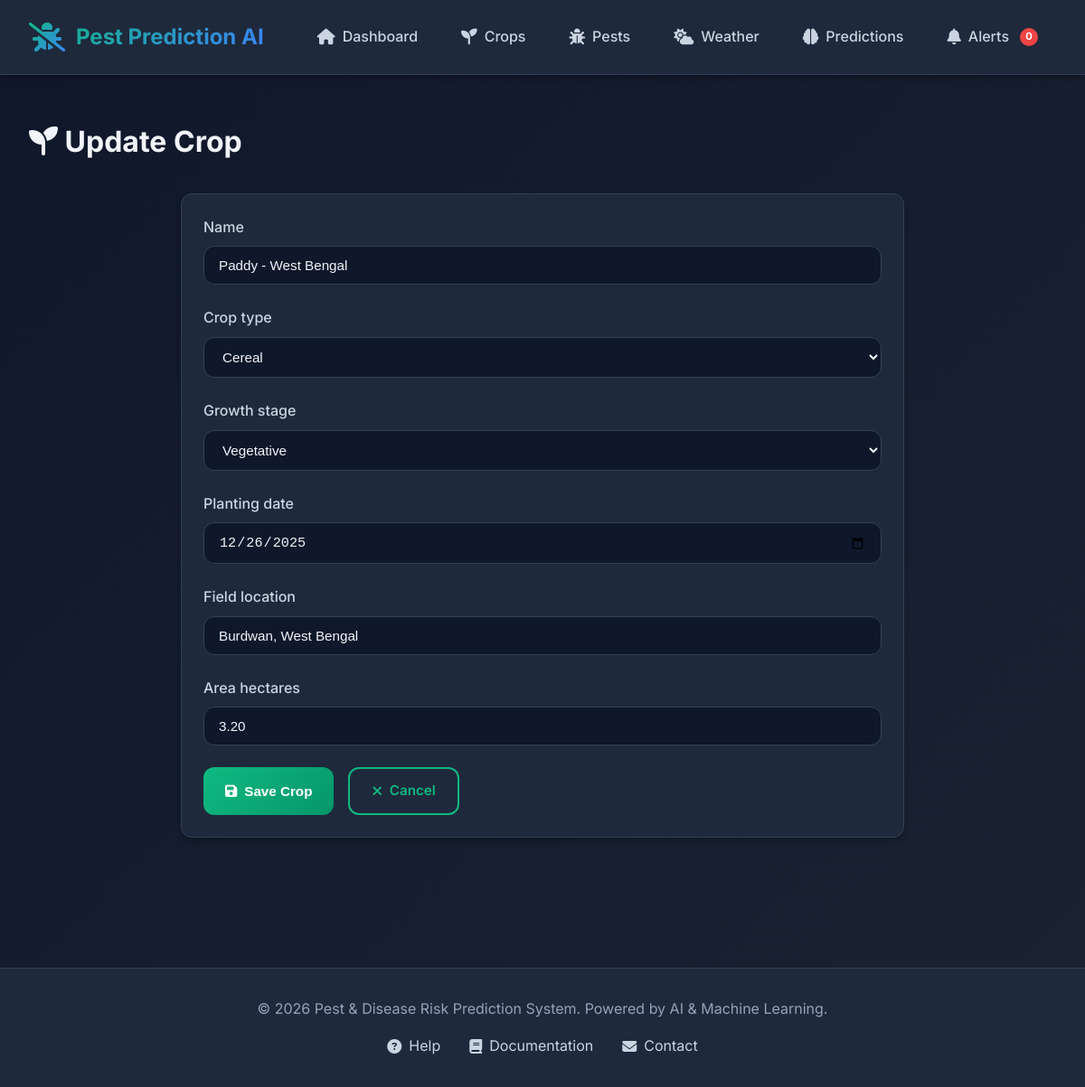
/crops/14/update/, run on the app's committed database.
### crops/models.py (models this page shows, shortened)
class Crop(models.Model):
    CROP_TYPES = [
        ('CEREAL', 'Cereal'),
        ('VEGETABLE', 'Vegetable'),
        ('FRUIT', 'Fruit'),
        ('LEGUME', 'Legume'),
        ('OILSEED', 'Oilseed'),
        ('OTHER', 'Other'),
    ]
    GROWTH_STAGES = [
        ('SEEDLING', 'Seedling'),
        ('VEGETATIVE', 'Vegetative'),
        ('FLOWERING', 'Flowering'),
        ('FRUITING', 'Fruiting'),
        ('MATURITY', 'Maturity'),
        ('HARVEST', 'Harvest'),
    ]
    name = models.CharField(max_length=100)
    crop_type = models.CharField(max_length=20, choices=CROP_TYPES)
    growth_stage = models.CharField(max_length=20, choices=GROWTH_STAGES)
    planting_date = models.DateField()
    field_location = models.CharField(max_length=200)
    area_hectares = models.DecimalField(max_digits=10, decimal_places=2, default=0)
    created_at = models.DateTimeField(auto_now_add=True)
    updated_at = models.DateTimeField(auto_now=True)
    class Meta:
        ordering = ['-planting_date']

### crops/views.py (the view)
# urls.py: path('crops/<int:pk>/update/', views.crop_update, name='crop_update'),
def crop_update(request, pk):
    crop = get_object_or_404(Crop, pk=pk)
    if request.method == 'POST':
        form = CropForm(request.POST, instance=crop)
        if form.is_valid():
            form.save()
            messages.success(request, f'Crop "{crop.name}" updated successfully!')
            return redirect('crops:crop_detail', pk=crop.pk)
    else:
        form = CropForm(instance=crop)
    return render(request, 'crops/crop_form.html', {'form': form, 'action': 'Update', 'crop': crop})

### crops/forms.py
class CropForm(forms.ModelForm):
    class Meta:
        model = Crop
        fields = ['name', 'crop_type', 'growth_stage', 'planting_date', 'field_location', 'area_hectares']
        widgets = {
            'name': forms.TextInput(attrs={'class': 'form-control', 'placeholder': 'e.g., Rice Field A'}),
            'crop_type': forms.Select(attrs={'class': 'form-control'}),
            'growth_stage': forms.Select(attrs={'class': 'form-control'}),
            'planting_date': forms.DateInput(attrs={'class': 'form-control', 'type': 'date'}),
            'field_location': forms.TextInput(attrs={'class': 'form-control', 'placeholder': 'e.g., North Field Block 1'}),
            'area_hectares': forms.NumberInput(attrs={'class': 'form-control', 'placeholder': 'Area in hectares'}),
        }

### templates/crops/crop_form.html (shortened to what this page needs)
{% extends 'base.html' %}
{% block content %}
<div class="crop-form-page">
    <h1><i class="fas fa-seedling"></i> {{ action }} Crop</h1>
    <div class="card" style="max-width: 800px; margin: 2rem auto;">
        <div class="card-body">
            <form method="post">
                {% for field in form %}
                    <div class="form-group">
                        <label class="form-label">{{ field.label }}</label>
                        {{ field }}
                    </div>
                {% endfor %}
                <div class="flex gap-2 mt-3">
                    <button type="submit" class="btn btn-primary">
                        <i class="fas fa-save"></i> Save Crop
                    </button>
                    <a href="{% url 'crops:crop_list' %}" class="btn btn-outline">
                        <i class="fas fa-times"></i> Cancel
                    </a>
                </div>
            </form>
        </div>
    </div>
</div>
{% endblock %}

### static/css/style.css (style rules this page uses)
:root { --primary-color: #10b981; --primary-dark: #059669; --secondary-color: #3b82f6; --danger-color: #ef4444; --warning-color: #f59e0b; --success-color: #10b981; --info-color: #3b82f6; --bg-primary: #0f172a; --bg-secondary: #1e293b; --bg-card: #1e293b; --bg-hover: #334155; --text-primary: #f1f5f9; --text-secondary: #cbd5e1; --text-muted: #94a3b8; --border-color: #334155; --shadow: 0 4px 6px -1px rgba(0, 0, 0, 0.3); --shadow-lg: 0 10px 15px -3px rgba(0, 0, 0, 0.4); --radius: 12px; --transition: all 0.3s cubic-bezier(0.4, 0, 0.2, 1); }
* { margin: 0; padding: 0; box-sizing: border-box; }
body { font-family: 'Inter', -apple-system, BlinkMacSystemFont, 'Segoe UI', sans-serif; background: linear-gradient(135deg, var(--bg-primary) 0%, #1a2332 100%); color: var(--text-primary); line-height: 1.6; min-height: 100vh; }
a { text-decoration: none; color: inherit; transition: var(--transition); }
.card { background: var(--bg-card); border-radius: var(--radius); padding: 1.5rem; box-shadow: var(--shadow); border: 1px solid var(--border-color); transition: var(--transition); }
.card-body { color: var(--text-secondary); }
.btn { padding: 0.75rem 1.5rem; border-radius: var(--radius); border: none; font-weight: 600; cursor: pointer; transition: var(--transition); display: inline-flex; align-items: center; gap: 0.5rem; font-size: 0.95rem; }
.btn-primary { background: linear-gradient(135deg, var(--primary-color), var(--primary-dark)); color: white; }
.btn-outline { background: transparent; border: 2px solid var(--primary-color); color: var(--primary-color); }
.form-group { margin-bottom: 1.5rem; }
.form-label { display: block; margin-bottom: 0.5rem; color: var(--text-secondary); font-weight: 500; }
.form-control { width: 100%; padding: 0.75rem 1rem; background: var(--bg-primary); border: 1px solid var(--border-color); border-radius: var(--radius); color: var(--text-primary); font-size: 0.95rem; transition: var(--transition); }
select.form-control { cursor: pointer; }
.mt-3 { margin-top: 1.5rem; }
.flex { display: flex; }
.gap-2 { gap: 1rem; }

### data on the page
Crop: form "Paddy - West Bengal" "Cereal" "Vegetative" "12/26/2025" "Burdwan, West Bengal" "3.20"

### other printed values
{{ action }} "Update"
{{ field.label }} "Name" "Crop type" "Growth stage" "Planting date" "Field location" "Area hectares"
